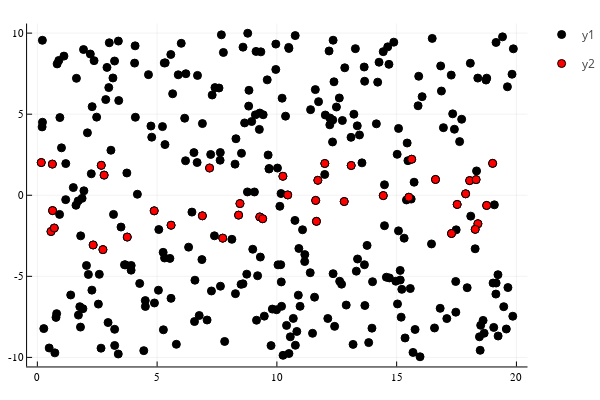

The notebook cell saved with this chart:
### Code cell
count_new=zeros(size(count_ass[0],1))
for pass in keys(count_ass)
    count_new .= count_new .+ count_ass[pass]
end

indsel=findall(count_new .>= 7)
plot(ra_tracer,dec_tracer,seriestype=:scatter,color=:black)
plot!(ra_tracer[indsel],dec_tracer[indsel],seriestype=:scatter,color=:red)
#@show minimum(count_new),maximum(count_new)

### Figure 1 — Plotly figure (JSON) as saved in the notebook; plotly's stock layout.template omitted (floating-point values rounded to 4 significant figures; data arrays with more than 128 entries replaced by an {"elided": "..."} marker saying what was removed)
{"data": [{"colorbar": {"title": ""}, "legendgroup": "y1", "marker": {"color": "rgba(0, 0, 0, 1.000)", "line": {"color": "rgba(0, 0, 0, 1.000)", "width": 1}, "size": 8, "symbol": "circle"}, "mode": "markers", "name": "y1", "showlegend": true, "type": "scatter", "x": {"elided": "338 float values"}, "xaxis": "x", "y": {"elided": "338 float values"}, "yaxis": "y", "zmax": null, "zmin": null}, {"colorbar": {"title": ""}, "legendgroup": "y2", "marker": {"color": "rgba(255, 0, 0, 1.000)", "line": {"color": "rgba(0, 0, 0, 1.000)", "width": 1}, "size": 8, "symbol": "circle"}, "mode": "markers", "name": "y2", "showlegend": true, "type": "scatter", "x": [6.89, 18.05, 17.88, 14.44, 11.71, 3.754, 17.53, 0.5703, 2.668, 8.401, 11.65, 0.7065, 17.29, 12.0, 18.76, 16.62, 0.1628, 9.286, 10.25, 18.39, 7.189, 12.81, 0.6355, 2.33, 2.738, 15.63, 0.6267, 2.787, 13.1, 8.459, 19.01, 7.739, 15.51, 4.878, 11.62, 9.406, 10.45, 18.32, 5.583, 18.28], "xaxis": "x", "y": [-1.268, 0.9044, 0.089, -0.02137, 0.9237, -2.579, -0.5661, -2.235, 1.846, -1.225, -1.609, -2.021, -2.358, 1.959, -0.6273, 0.9744, 2.018, -1.336, 1.171, -1.756, 1.681, -0.3861, -0.9464, -3.065, -3.352, 2.223, 1.922, 1.242, 1.836, -0.513, 1.968, -2.644, -0.1214, -0.9593, -0.3173, -1.447, 0.02055, 0.9656, -1.848, -2.103], "yaxis": "y", "zmax": null, "zmin": null}], "layout": {"annotations": [], "height": 400, "legend_position": {"bgcolor": "rgba(255, 255, 255, 1.000)", "bordercolor": "rgba(0, 0, 0, 1.000)", "borderwidth": 1, "font": {"color": "rgba(0, 0, 0, 1.000)", "family": "sans-serif", "size": 11}, "title": {"font": {"color": "rgba(0, 0, 0, 1.000)", "family": "sans-serif", "size": 15}, "text": ""}, "tracegroupgap": 0, "traceorder": "normal", "x": 1, "xanchor": "auto", "y": 1, "yanchor": "auto"}, "margin": {"b": 20, "l": 0, "r": 0, "t": 20}, "paper_bgcolor": "rgba(255, 255, 255, 1.000)", "plot_bgcolor": "rgba(255, 255, 255, 1.000)", "showlegend": true, "width": 600, "xaxis": {"anchor": "y", "domain": [0.05101, 0.9934], "gridcolor": "rgba(0, 0, 0, 0.100)", "gridwidth": 0.5, "linecolor": "rgba(0, 0, 0, 1.000)", "mirror": false, "range": [-0.4285, 20.46], "showgrid": true, "showline": true, "showticklabels": true, "tickangle": 0, "tickcolor": "rgb(0, 0, 0)", "tickfont": {"color": "rgba(0, 0, 0, 1.000)", "family": "sans-serif", "size": 11}, "tickmode": "array", "ticks": "inside", "ticktext": ["0", "5", "10", "15", "20"], "tickvals": [0, 5, 10, 15, 20], "title": "", "titlefont": {"color": "rgba(0, 0, 0, 1.000)", "family": "sans-serif", "size": 15}, "type": "-", "visible": true, "zeroline": false, "zerolinecolor": "rgba(0, 0, 0, 1.000)"}, "yaxis": {"anchor": "x", "domain": [0.03762, 0.9902], "gridcolor": "rgba(0, 0, 0, 0.100)", "gridwidth": 0.5, "linecolor": "rgba(0, 0, 0, 1.000)", "mirror": false, "range": [-10.56, 10.59], "showgrid": true, "showline": true, "showticklabels": true, "tickangle": 0, "tickcolor": "rgb(0, 0, 0)", "tickfont": {"color": "rgba(0, 0, 0, 1.000)", "family": "sans-serif", "size": 11}, "tickmode": "array", "ticks": "inside", "ticktext": ["-10", "-5", "0", "5", "10"], "tickvals": [-10, -5, 0, 5, 10], "title": "", "titlefont": {"color": "rgba(0, 0, 0, 1.000)", "family": "sans-serif", "size": 15}, "type": "-", "visible": true, "zeroline": false, "zerolinecolor": "rgba(0, 0, 0, 1.000)"}}}
